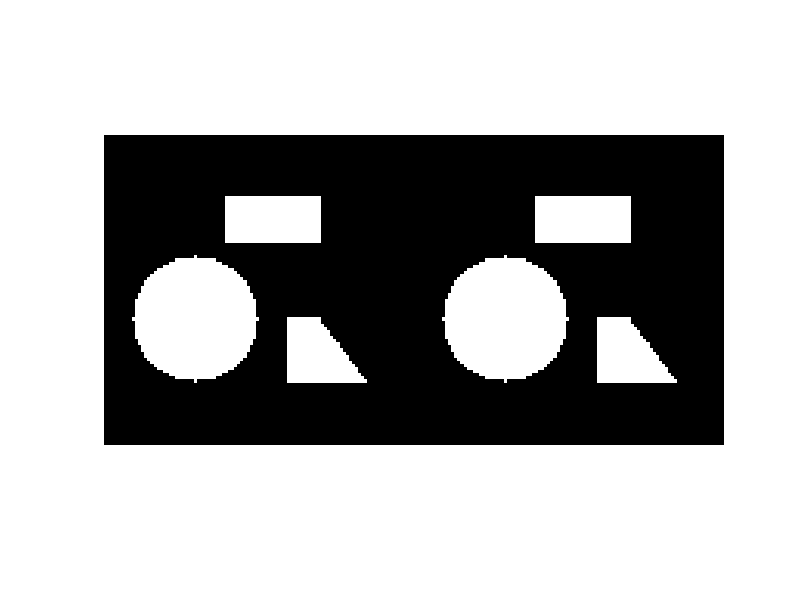

Reproduce this figure in MATLAB. (Note: this script raises an error after producing the figure.)

clear all;
R = 7;   % neighborhood connectivity
G1 = 5;  % number of groups for standard gcut
G2 = [2:10];   % number of groups to test with rotation clustering

%IM2 = imread('FireHoze16.jpg');
%figure(3), imshow(IM2)

% IM = double(rgb2gray(imread('FireHoze16.jpg')));

load my_image_1
IM = mat2gray(X);
figure(2), imshow(IM)

[mask]     = segment_image(IM,R,G1,'SS','KM',0.1);
[mask_LS1] = segment_image(IM,R,G2,'LS','RT1');
[mask_LS2] = segment_image(IM,R,G2,'LS','RT2');
% 
Iseg     = display_clust_image_2(uint8(IM),mask,0);
Iseg_LS1 = display_clust_image_2(uint8(IM),mask_LS1,0);
Iseg_LS2 = display_clust_image_2(uint8(IM),mask_LS2,0);
% 
figure(1); clf;
subplot(1,3,1); imshow(Iseg);  title('gcut');
subplot(1,3,2); imshow(Iseg_LS1);  title('rotation clustering result');
subplot(1,3,3); imshow(Iseg_LS2);  title('result with approx descent');
